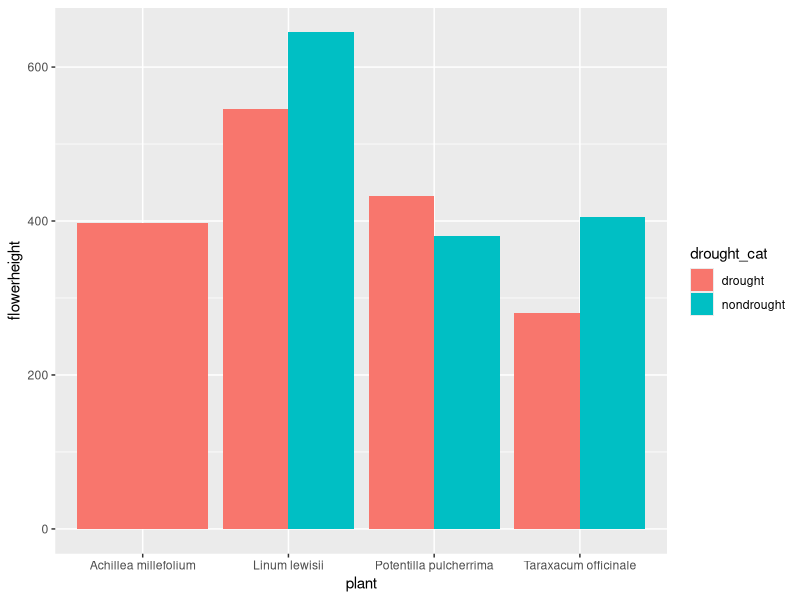
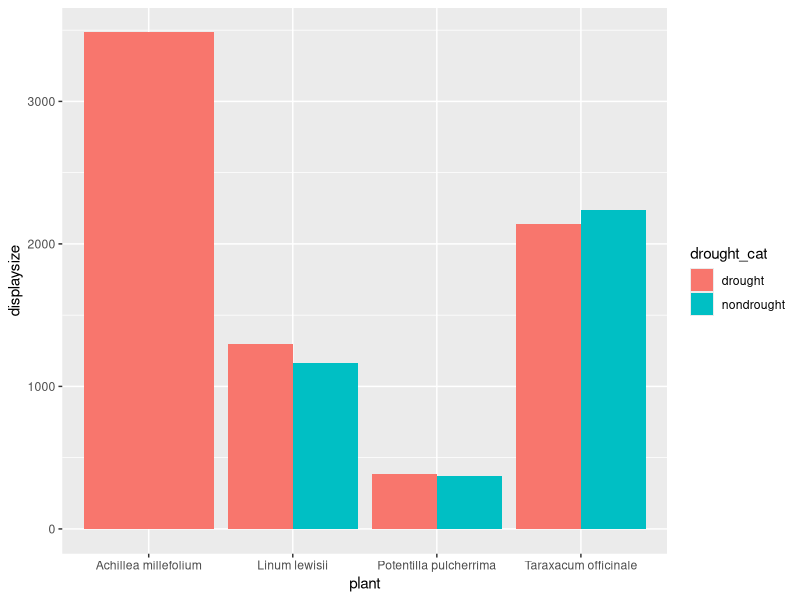
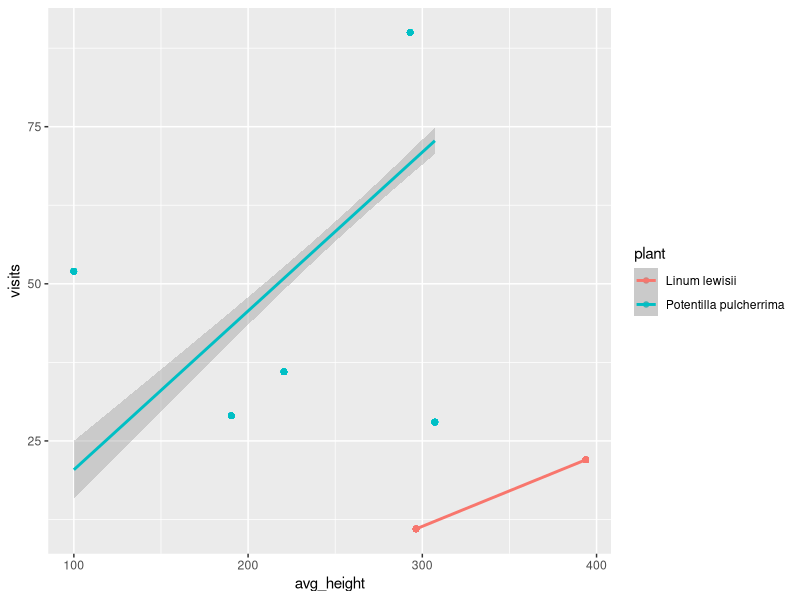
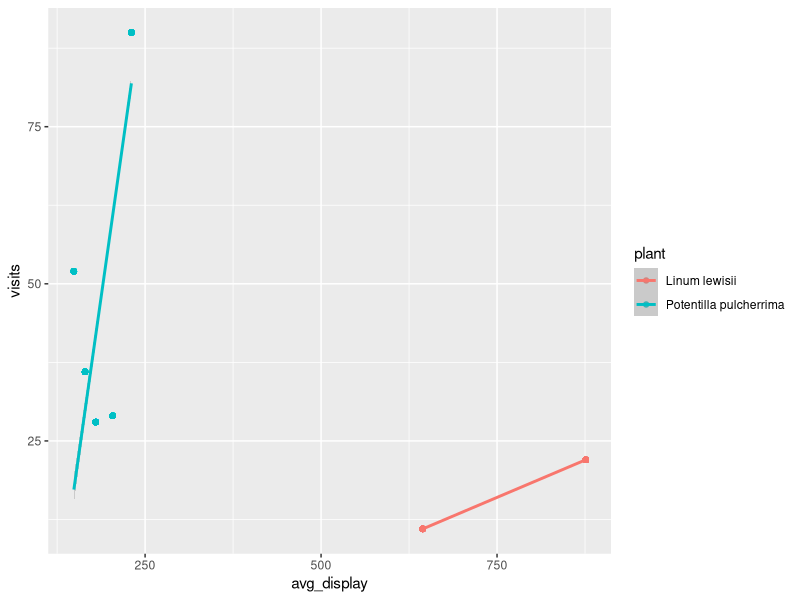

R code for these plots, in order:
## ---- chunk 1
knitr::opts_chunk$set(echo = TRUE)
library(tidyverse)
## ---- chunk 2
P_traits <- read_csv("ZZ_planttraits.csv") #convert excel data to data frame

Moisture <- read_csv("PastMoistureData.csv")

visitation <- read_csv("qnest_network.csv")

## ---- chunk 3
#create a data frame with unique moisture data per data
#create new data frame from subset of past moisture data
Moisture_Unique <- Moisture %>% 
  group_by(site, date) %>%  #organize data by site and date
  summarise(soilmoist1 = first(soilmoist1), soilmoist5 = first(soilmoist5)) #extract the first moisture data point from days with multiple entires


#create full data set by adding past moisture data to plant traits
Data <- P_traits %>% 
  left_join(Moisture_Unique,by = c("site", "date")) %>% #join moisture data to rows with the same date and site
  rename(moist_1 = `Moisture Top`, moist_5 = `Moisture Middle`) %>% #rename column names for coding simplicity
  mutate(moist_1 = ifelse(is.na(moist_1) == TRUE, soilmoist1, moist_1), #add soil moisture data to rows lacking moisture data
         moist_5 = ifelse(is.na(moist_5) == TRUE, soilmoist5, moist_5)) %>%
  select(-soilmoist1, -soilmoist5) %>% #remove past soil moisture coulmns from data
  mutate(date = mdy(date)) %>% #convert date from string to date format
  mutate(drought_cat = ifelse(date < mdy("1/1/2023"), "drought", "nondrought")) %>%
#create new variable for drought and non drought years and assign drought to pre 2023 years
  filter(plant != "Viola praemorsa") %>% #get rid of viola praemorsa, not enough data
  group_by(site, date, plant) %>% #group data by site, data and plant
  mutate(avg_height = mean(flowerheight), avg_display = mean(displaysize)) #create new cloumn in data giving each day an average height and display size 


avg_traits <- Data %>% 
  select(avg_height,avg_display) #create new data frame for just average traits to be joined with visitation data

#filter network data to timeframe
visitation <- visitation %>%
  filter(plant %in% c("Linum lewisii", "Achillea millefolium", "Taraxacum  officinale", "Potentilla pulcherrima")) %>% #get rid of non smaple species data
   mutate(date = mdy(date)) %>% #convert date from string to date format
   filter(date > mdy("7/18/2022")) %>% #cut data to timeframe
   select(-specimen_number, -vial_number, -round, -start_time, -end_time, -insect_subfamily, -insect_genus, -insect_species, -fine_ID, -tray_num, -pollen)   #remove unneccessary columns
  
visitation <- visitation %>%  
  group_by(site, date, plant) %>% #group by site, date and plant
  mutate(visits = table(plant)) %>% #create a new column in visitation counting how many instnaces of visitation there is
  left_join(avg_traits, visitation, by=c("site", "date", "plant")) %>% #adding rows?????
  
  drop_na("avg_display") %>%  #drop column with no trait data************
  drop_na("avg_height")
  

## ---- chunk 4

#drought and plant traits

#create average trait values for each plants data across drought and non drought years

#height vis

   ggplot(Data, aes(fill=drought_cat, y=flowerheight, x=plant)) +
  geom_bar(position='dodge', stat='identity')

      
#display vis
   
 ggplot(Data, aes(fill=drought_cat, y=displaysize, x=plant)) +
  geom_bar(position='dodge', stat='identity')

#visitation vs height vis
 
 visitation %>%
  ggplot(aes(avg_height,visits,color=plant )) +
  geom_point() +
  geom_smooth(method = "lm")
 
 #visitation vs display vis
 
  visitation %>%
  ggplot(aes(avg_display,visits,color=plant )) +
  geom_point() +
  geom_smooth(method="lm")





## ---- chunk 5

#t test

#regression

